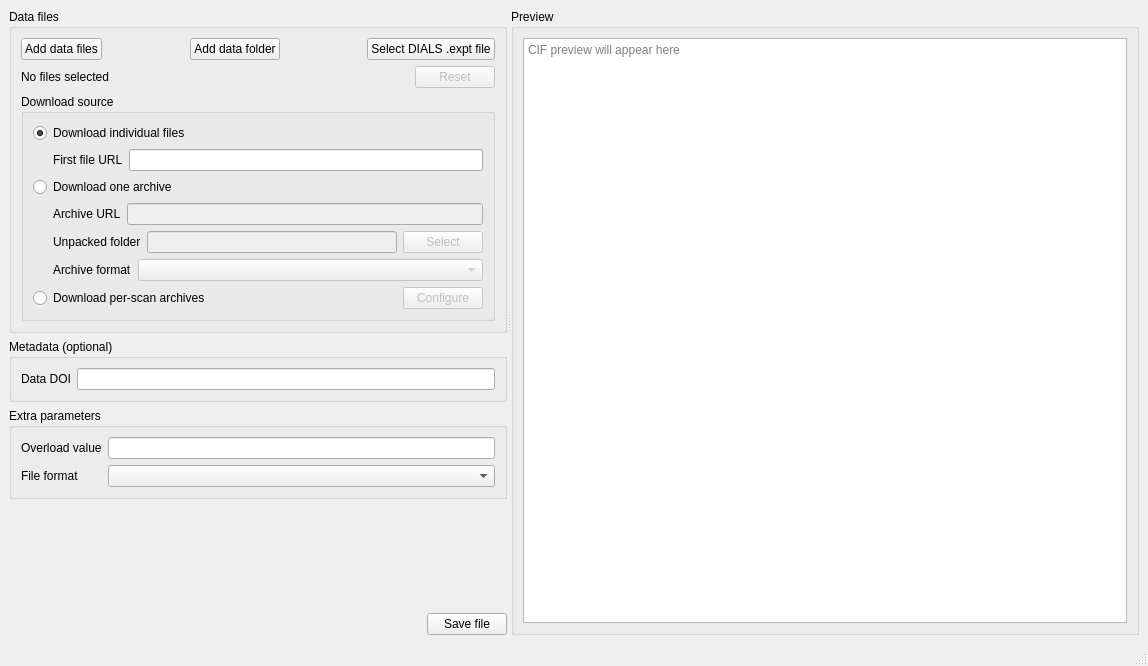
<?xml version="1.0" encoding="UTF-8"?>
<ui version="4.0">
 <class>MainWindow</class>
 <widget class="QMainWindow" name="MainWindow">
  <property name="geometry">
   <rect>
    <x>0</x>
    <y>0</y>
    <width>1148</width>
    <height>666</height>
   </rect>
  </property>
  <property name="windowTitle">
   <string>MainWindow</string>
  </property>
  <widget class="QWidget" name="centralwidget">
   <layout class="QHBoxLayout" name="horizontalLayout_7">
    <item>
     <widget class="QSplitter" name="splitter">
      <property name="orientation">
       <enum>Qt::Orientation::Horizontal</enum>
      </property>
      <widget class="QWidget" name="verticalLayoutWidget">
       <layout class="QVBoxLayout" name="verticalLayout_5">
        <item>
         <widget class="QGroupBox" name="files_group">
          <property name="title">
           <string>Data files</string>
          </property>
          <layout class="QVBoxLayout" name="verticalLayout_3">
           <item>
            <layout class="QHBoxLayout" name="horizontalLayout_2">
             <item>
              <widget class="QPushButton" name="files_btn">
               <property name="text">
                <string>Add data files</string>
               </property>
              </widget>
             </item>
             <item>
              <spacer name="horizontalSpacer_3">
               <property name="orientation">
                <enum>Qt::Orientation::Horizontal</enum>
               </property>
               <property name="sizeHint" stdset="0">
                <size>
                 <width>40</width>
                 <height>20</height>
                </size>
               </property>
              </spacer>
             </item>
             <item>
              <widget class="QPushButton" name="folder_btn">
               <property name="text">
                <string>Add data folder</string>
               </property>
              </widget>
             </item>
             <item>
              <spacer name="horizontalSpacer_2">
               <property name="orientation">
                <enum>Qt::Orientation::Horizontal</enum>
               </property>
               <property name="sizeHint" stdset="0">
                <size>
                 <width>40</width>
                 <height>20</height>
                </size>
               </property>
              </spacer>
             </item>
             <item>
              <widget class="QPushButton" name="expt_file_btn">
               <property name="text">
                <string>Select DIALS .expt file</string>
               </property>
              </widget>
             </item>
            </layout>
           </item>
           <item>
            <layout class="QHBoxLayout" name="horizontalLayout_5">
             <item>
              <widget class="QLabel" name="files_status">
               <property name="text">
                <string>No files selected</string>
               </property>
              </widget>
             </item>
             <item>
              <spacer name="horizontalSpacer">
               <property name="orientation">
                <enum>Qt::Orientation::Horizontal</enum>
               </property>
               <property name="sizeHint" stdset="0">
                <size>
                 <width>40</width>
                 <height>20</height>
                </size>
               </property>
              </spacer>
             </item>
             <item>
              <widget class="QPushButton" name="files_reset_btn">
               <property name="enabled">
                <bool>false</bool>
               </property>
               <property name="text">
                <string>Reset</string>
               </property>
              </widget>
             </item>
            </layout>
           </item>
           <item>
            <widget class="QGroupBox" name="download_group">
             <property name="title">
              <string>Download source</string>
             </property>
             <layout class="QVBoxLayout" name="verticalLayout_4">
              <item>
               <widget class="QRadioButton" name="download_files_rb">
                <property name="text">
                 <string>Download individual files</string>
                </property>
                <property name="checked">
                 <bool>true</bool>
                </property>
               </widget>
              </item>
              <item>
               <layout class="QHBoxLayout" name="horizontalLayout_3">
                <property name="leftMargin">
                 <number>20</number>
                </property>
                <item>
                 <widget class="QLabel" name="label">
                  <property name="text">
                   <string>First file URL</string>
                  </property>
                  <property name="buddy">
                   <cstring>file_url</cstring>
                  </property>
                 </widget>
                </item>
                <item>
                 <widget class="QLineEdit" name="file_url"/>
                </item>
               </layout>
              </item>
              <item>
               <widget class="QRadioButton" name="download_archive_rb">
                <property name="text">
                 <string>Download one archive</string>
                </property>
               </widget>
              </item>
              <item>
               <layout class="QVBoxLayout" name="verticalLayout_6">
                <property name="leftMargin">
                 <number>20</number>
                </property>
                <item>
                 <layout class="QHBoxLayout" name="horizontalLayout_4">
                  <item>
                   <widget class="QLabel" name="label_2">
                    <property name="text">
                     <string>Archive URL</string>
                    </property>
                    <property name="buddy">
                     <cstring>archive_url</cstring>
                    </property>
                   </widget>
                  </item>
                  <item>
                   <widget class="QLineEdit" name="archive_url">
                    <property name="enabled">
                     <bool>false</bool>
                    </property>
                   </widget>
                  </item>
                 </layout>
                </item>
                <item>
                 <layout class="QHBoxLayout" name="horizontalLayout_6">
                  <item>
                   <widget class="QLabel" name="label_3">
                    <property name="text">
                     <string>Unpacked folder</string>
                    </property>
                    <property name="buddy">
                     <cstring>archive_folder_path</cstring>
                    </property>
                   </widget>
                  </item>
                  <item>
                   <widget class="QLineEdit" name="archive_folder_path">
                    <property name="enabled">
                     <bool>false</bool>
                    </property>
                   </widget>
                  </item>
                  <item>
                   <widget class="QPushButton" name="archive_folder_btn">
                    <property name="enabled">
                     <bool>false</bool>
                    </property>
                    <property name="text">
                     <string>Select</string>
                    </property>
                   </widget>
                  </item>
                 </layout>
                </item>
                <item>
                 <layout class="QHBoxLayout" name="horizontalLayout">
                  <item>
                   <widget class="QLabel" name="label_7">
                    <property name="text">
                     <string>Archive format</string>
                    </property>
                    <property name="buddy">
                     <cstring>archive_format</cstring>
                    </property>
                   </widget>
                  </item>
                  <item>
                   <widget class="QComboBox" name="archive_format">
                    <property name="enabled">
                     <bool>false</bool>
                    </property>
                    <property name="sizePolicy">
                     <sizepolicy hsizetype="Expanding" vsizetype="Fixed">
                      <horstretch>0</horstretch>
                      <verstretch>0</verstretch>
                     </sizepolicy>
                    </property>
                    <item>
                     <property name="text">
                      <string notr="true"/>
                     </property>
                    </item>
                    <item>
                     <property name="text">
                      <string notr="true">ZIP</string>
                     </property>
                    </item>
                    <item>
                     <property name="text">
                      <string notr="true">TBZ</string>
                     </property>
                    </item>
                    <item>
                     <property name="text">
                      <string notr="true">TGZ</string>
                     </property>
                    </item>
                    <item>
                     <property name="text">
                      <string notr="true">TAR</string>
                     </property>
                    </item>
                   </widget>
                  </item>
                 </layout>
                </item>
               </layout>
              </item>
              <item>
               <layout class="QHBoxLayout" name="horizontalLayout_8">
                <item>
                 <widget class="QRadioButton" name="download_multi_archives_rb">
                  <property name="text">
                   <string>Download per-scan archives</string>
                  </property>
                 </widget>
                </item>
                <item>
                 <spacer name="horizontalSpacer_4">
                  <property name="orientation">
                   <enum>Qt::Orientation::Horizontal</enum>
                  </property>
                  <property name="sizeHint" stdset="0">
                   <size>
                    <width>40</width>
                    <height>20</height>
                   </size>
                  </property>
                 </spacer>
                </item>
                <item>
                 <widget class="QPushButton" name="multi_archives_btn">
                  <property name="enabled">
                   <bool>false</bool>
                  </property>
                  <property name="text">
                   <string>Configure</string>
                  </property>
                 </widget>
                </item>
               </layout>
              </item>
             </layout>
            </widget>
           </item>
          </layout>
         </widget>
        </item>
        <item>
         <widget class="QGroupBox" name="groupBox_2">
          <property name="title">
           <string>Metadata (optional)</string>
          </property>
          <layout class="QFormLayout" name="formLayout_2">
           <item row="0" column="0">
            <widget class="QLabel" name="label_4">
             <property name="text">
              <string>Data DOI</string>
             </property>
             <property name="buddy">
              <cstring>doi</cstring>
             </property>
            </widget>
           </item>
           <item row="0" column="1">
            <widget class="QLineEdit" name="doi">
             <property name="clearButtonEnabled">
              <bool>true</bool>
             </property>
            </widget>
           </item>
          </layout>
         </widget>
        </item>
        <item>
         <widget class="QGroupBox" name="extra_params_group">
          <property name="title">
           <string>Extra parameters</string>
          </property>
          <layout class="QFormLayout" name="formLayout">
           <item row="0" column="0">
            <widget class="QLabel" name="label_5">
             <property name="text">
              <string>Overload value</string>
             </property>
             <property name="buddy">
              <cstring>overhead_value</cstring>
             </property>
            </widget>
           </item>
           <item row="1" column="0">
            <widget class="QLabel" name="label_6">
             <property name="text">
              <string>File format</string>
             </property>
             <property name="buddy">
              <cstring>file_format</cstring>
             </property>
            </widget>
           </item>
           <item row="1" column="1">
            <widget class="QComboBox" name="file_format">
             <item>
              <property name="text">
               <string notr="true"/>
              </property>
             </item>
             <item>
              <property name="text">
               <string notr="true">CBF</string>
              </property>
             </item>
             <item>
              <property name="text">
               <string notr="true">HDF5</string>
              </property>
             </item>
             <item>
              <property name="text">
               <string notr="true">TIFF</string>
              </property>
             </item>
             <item>
              <property name="text">
               <string notr="true">SMV</string>
              </property>
             </item>
            </widget>
           </item>
           <item row="0" column="1">
            <widget class="QLineEdit" name="overhead_value">
             <property name="clearButtonEnabled">
              <bool>true</bool>
             </property>
            </widget>
           </item>
          </layout>
         </widget>
        </item>
        <item>
         <spacer name="verticalSpacer">
          <property name="orientation">
           <enum>Qt::Orientation::Vertical</enum>
          </property>
          <property name="sizeHint" stdset="0">
           <size>
            <width>20</width>
            <height>40</height>
           </size>
          </property>
         </spacer>
        </item>
        <item>
         <layout class="QHBoxLayout" name="horizontalLayout_9">
          <item>
           <spacer name="horizontalSpacer_5">
            <property name="orientation">
             <enum>Qt::Orientation::Horizontal</enum>
            </property>
            <property name="sizeHint" stdset="0">
             <size>
              <width>40</width>
              <height>20</height>
             </size>
            </property>
           </spacer>
          </item>
          <item>
           <widget class="QPushButton" name="save_btn">
            <property name="text">
             <string>Save file</string>
            </property>
           </widget>
          </item>
         </layout>
        </item>
       </layout>
      </widget>
      <widget class="QGroupBox" name="groupBox">
       <property name="title">
        <string>Preview</string>
       </property>
       <layout class="QVBoxLayout" name="verticalLayout_2">
        <item>
         <widget class="QPlainTextEdit" name="preview">
          <property name="sizePolicy">
           <sizepolicy hsizetype="Preferred" vsizetype="Expanding">
            <horstretch>0</horstretch>
            <verstretch>0</verstretch>
           </sizepolicy>
          </property>
          <property name="minimumSize">
           <size>
            <width>500</width>
            <height>0</height>
           </size>
          </property>
          <property name="readOnly">
           <bool>true</bool>
          </property>
          <property name="placeholderText">
           <string>CIF preview will appear here</string>
          </property>
         </widget>
        </item>
       </layout>
      </widget>
     </widget>
    </item>
   </layout>
  </widget>
  <widget class="QMenuBar" name="menubar">
   <property name="geometry">
    <rect>
     <x>0</x>
     <y>0</y>
     <width>1148</width>
     <height>24</height>
    </rect>
   </property>
  </widget>
  <widget class="QStatusBar" name="statusbar"/>
 </widget>
 <resources/>
 <connections>
  <connection>
   <sender>download_files_rb</sender>
   <signal>toggled(bool)</signal>
   <receiver>file_url</receiver>
   <slot>setEnabled(bool)</slot>
   <hints>
    <hint type="sourcelabel">
     <x>216</x>
     <y>187</y>
    </hint>
    <hint type="destinationlabel">
     <x>208</x>
     <y>215</y>
    </hint>
   </hints>
  </connection>
  <connection>
   <sender>download_archive_rb</sender>
   <signal>toggled(bool)</signal>
   <receiver>archive_url</receiver>
   <slot>setEnabled(bool)</slot>
   <hints>
    <hint type="sourcelabel">
     <x>144</x>
     <y>248</y>
    </hint>
    <hint type="destinationlabel">
     <x>173</x>
     <y>279</y>
    </hint>
   </hints>
  </connection>
  <connection>
   <sender>download_archive_rb</sender>
   <signal>toggled(bool)</signal>
   <receiver>archive_folder_path</receiver>
   <slot>setEnabled(bool)</slot>
   <hints>
    <hint type="sourcelabel">
     <x>334</x>
     <y>253</y>
    </hint>
    <hint type="destinationlabel">
     <x>466</x>
     <y>316</y>
    </hint>
   </hints>
  </connection>
  <connection>
   <sender>download_archive_rb</sender>
   <signal>toggled(bool)</signal>
   <receiver>archive_folder_btn</receiver>
   <slot>setEnabled(bool)</slot>
   <hints>
    <hint type="sourcelabel">
     <x>539</x>
     <y>254</y>
    </hint>
    <hint type="destinationlabel">
     <x>552</x>
     <y>316</y>
    </hint>
   </hints>
  </connection>
  <connection>
   <sender>download_archive_rb</sender>
   <signal>toggled(bool)</signal>
   <receiver>archive_format</receiver>
   <slot>setEnabled(bool)</slot>
   <hints>
    <hint type="sourcelabel">
     <x>95</x>
     <y>243</y>
    </hint>
    <hint type="destinationlabel">
     <x>336</x>
     <y>343</y>
    </hint>
   </hints>
  </connection>
  <connection>
   <sender>download_multi_archives_rb</sender>
   <signal>toggled(bool)</signal>
   <receiver>multi_archives_btn</receiver>
   <slot>setEnabled(bool)</slot>
   <hints>
    <hint type="sourcelabel">
     <x>216</x>
     <y>389</y>
    </hint>
    <hint type="destinationlabel">
     <x>495</x>
     <y>390</y>
    </hint>
   </hints>
  </connection>
 </connections>
</ui>
